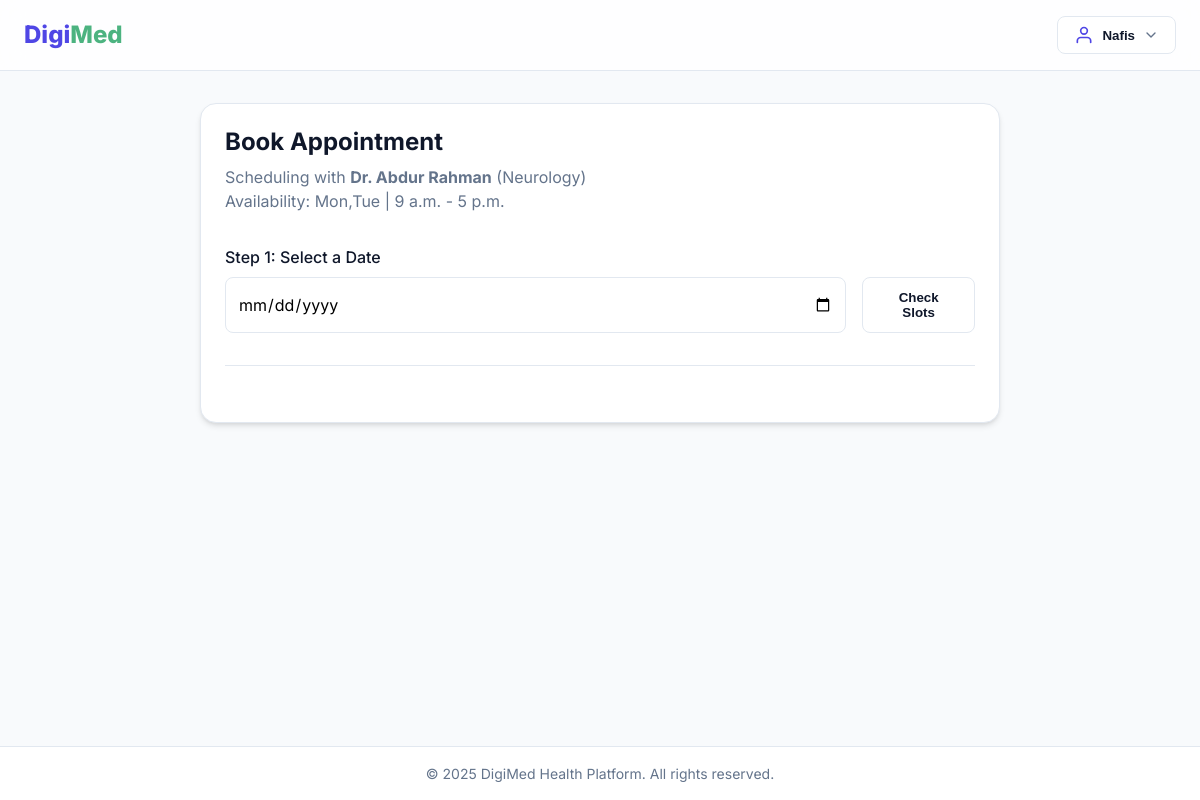
The app's page /auth/book/24/ (signed in) with its own data.
### users/models.py (models this page shows, shortened)
class User(AbstractUser):
    IS_PATIENT = 'patient'
    IS_DOCTOR = 'doctor'
    IS_ADMIN = 'admin'
    ROLE_CHOICES = [
        (IS_PATIENT, 'Patient'),
        (IS_DOCTOR, 'Doctor'),
        (IS_ADMIN, 'Admin'),
    ]
    role = models.CharField(max_length=10, choices=ROLE_CHOICES, default=IS_PATIENT)
    def is_doctor(self):
        return self.role == self.IS_DOCTOR
    def is_patient(self):
        return self.role == self.IS_PATIENT

class DoctorProfile(models.Model):
    user = models.OneToOneField(User, on_delete=models.CASCADE, related_name='doctor_profile')
    specialization = models.ForeignKey(Specialization, on_delete=models.SET_NULL, null=True)
    bio = models.TextField(blank=True)
    profile_picture = models.ImageField(upload_to='doctors/', blank=True, null=True)
    is_verified = models.BooleanField(default=False)
    start_time = models.TimeField(default='09:00')
    end_time = models.TimeField(default='17:00')
    working_days = models.CharField(max_length=100, default='Mon,Tue,Wed,Thu,Fri', help_text="Comma-separated days (e.g. Mon,Tue)")

class Specialization(models.Model):
    name = models.CharField(max_length=100)
    description = models.TextField(blank=True)
    def __str__(self):
        return self.name

### users/views.py (the view, shortened to what this page needs)
# urls.py: path('book/<int:doctor_id>/', views.book_appointment, name='book_appointment'),
@login_required
def book_appointment(request, doctor_id):
    if not request.user.is_patient():
        return redirect('home')
    try:
        doctor_user = User.objects.get(pk=doctor_id)
        doctor_profile = doctor_user.doctor_profile
    except User.DoesNotExist:
        return redirect('patient_dashboard')
    slots = []
    selected_date = request.GET.get('date')
    return render(request, 'users/book_appointment.html', {
        'doctor': doctor_user,
        'profile': doctor_profile,
        'slots': slots,
        'selected_date': selected_date
    })

### templates/users/book_appointment.html (shortened to what this page needs)
{% extends 'base.html' %}
{% block content %}
<div style="max-width: 800px; margin: 0 auto;">
    <div class="card">
        <h2 style="margin-bottom: 0.5rem;">Book Appointment</h2>
        <p style="margin-bottom: 2rem; color: var(--text-muted);">
            Scheduling with <strong>Dr. {{ doctor.first_name }} {{ doctor.last_name }}</strong> ({{ profile.specialization }})
            <br>
            Availability: {{ profile.working_days }} | {{ profile.start_time }} - {{ profile.end_time }}
        </p>
        <form method="get" id="dateForm"
            style="margin-bottom: 2rem; padding-bottom: 2rem; border-bottom: 1px solid var(--border);">
            <label class="form-label">Step 1: Select a Date</label>
            <div style="display: flex; gap: 1rem;">
                <input type="date" name="date" class="form-control" value="{{ selected_date }}" required
                    min="{% now 'Y-m-d' %}" onchange="this.form.submit()">
                <button type="submit" class="btn btn-secondary">Check Slots</button>
            </div>
        </form>
    </div>
</div>
{% endblock %}

### templates/base.html (shortened to what this page needs)
{% load static %}
<!DOCTYPE html>
<html lang="en">
<head>
    <link rel="stylesheet" href="{% static 'css/style.css' %}">
</head>
<body>
    <nav class="navbar">
        <div class="container nav-content">
            <a href="{% url 'home' %}" class="nav-brand">
                <span class="brand-digi">Digi</span><span class="brand-med">Med</span>
            </a>
            <div class="nav-links">
                {% if user.is_authenticated %}
                <div class="user-dropdown">
                    <button class="user-dropdown-btn" onclick="toggleUserDropdown()">
                        <svg class="user-icon" xmlns="http://www.w3.org/2000/svg" width="20" height="20"
                            viewBox="0 0 24 24" fill="none" stroke="currentColor" stroke-width="2"
                            stroke-linecap="round" stroke-linejoin="round">
                            <path d="M20 21v-2a4 4 0 0 0-4-4H8a4 4 0 0 0-4 4v2"></path>
                            <circle cx="12" cy="7" r="4"></circle>
                        </svg>
                        <span>{{ user.first_name|default:user.username }}</span>
                        <svg class="dropdown-arrow" xmlns="http://www.w3.org/2000/svg" width="16" height="16"
                            viewBox="0 0 24 24" fill="none" stroke="currentColor" stroke-width="2"
                            stroke-linecap="round" stroke-linejoin="round">
                            <polyline points="6 9 12 15 18 9"></polyline>
                        </svg>
                    </button>
                </div>
                {% endif %}
            </div>
        </div>
    </nav>
    <main class="container" style="padding-top: 2rem; padding-bottom: 2rem;">
        {% block content %}
        {% endblock %}
    </main>
    <footer
        style="background: var(--surface); border-top: 1px solid var(--border); padding: 1rem 0; text-align: center; color: var(--text-muted); font-size: 0.875rem;">
        <div class="container">
            <p>&copy; {% now "Y" %} DigiMed Health Platform. All rights reserved.</p>
        </div>
    </footer>
</body>
</html>

### static/css/style.css (style rules this page uses)
:root { --primary: #4f46e5; --primary-hover: #4338ca; --secondary: #0ea5e9; --accent: #f43f5e; --background: #f8fafc; --surface: #ffffff; --text-main: #0f172a; --text-muted: #64748b; --border: #e2e8f0; --radius-sm: 0.375rem; --radius-md: 0.5rem; --radius-lg: 1rem; --shadow-sm: 0 1px 2px 0 rgb(0 0 0 / 0.05); --shadow-md: 0 4px 6px -1px rgb(0 0 0 / 0.1), 0 2px 4px -2px rgb(0 0 0 / 0.1); --shadow-lg: 0 10px 15px -3px rgb(0 0 0 / 0.1), 0 4px 6px -4px rgb(0 0 0 / 0.1); --font-heading: 'Inter', sans-serif; --font-body: 'Inter', sans-serif; }
* { box-sizing: border-box; margin: 0; padding: 0; }
body { font-family: var(--font-body); background-color: var(--background); color: var(--text-main); line-height: 1.5; -webkit-font-smoothing: antialiased; min-height: 100vh; display: flex; flex-direction: column; }
main { flex: 1; }
h1, h2, h3, h4, h5, h6 { font-family: var(--font-heading); font-weight: 700; line-height: 1.2; margin-bottom: 1rem; color: var(--text-main); }
a { color: var(--primary); text-decoration: none; transition: color 0.2s; }
.container { width: 100%; max-width: 1280px; margin: 0 auto; padding: 0 1.5rem; }
.btn { display: inline-flex; align-items: center; justify-content: center; padding: 0.75rem 1.5rem; border-radius: var(--radius-md); font-weight: 600; cursor: pointer; transition: all 0.2s; border: none; }
.btn-secondary { background: white; border: 1px solid var(--border); color: var(--text-main); }
.card { background: var(--surface); border-radius: var(--radius-lg); padding: 1.5rem; box-shadow: var(--shadow-md); border: 1px solid var(--border); transition: translate 0.2s, box-shadow 0.2s; }
.form-label { display: block; margin-bottom: 0.5rem; font-weight: 500; color: var(--text-main); }
.form-control { width: 100%; padding: 0.75rem; border: 1px solid var(--border); border-radius: var(--radius-md); font-family: inherit; font-size: 1rem; transition: border-color 0.2s ring 0.2s; }
.navbar { background: rgba(255, 255, 255, 0.8); backdrop-filter: blur(12px); border-bottom: 1px solid var(--border); position: sticky; top: 0; z-index: 100; padding: 1rem 0; }
.nav-content { display: flex; justify-content: space-between; align-items: center; width: 100%; }
.nav-brand { font-size: 1.5rem; font-weight: 800; text-decoration: none; display: flex; }
.brand-digi { color: var(--primary); }
.brand-med { color: #4CB380; }
.nav-links { display: flex; gap: 1.5rem; align-items: center; }
.user-dropdown { position: relative; }
.user-dropdown-btn { display: flex; align-items: center; gap: 0.5rem; padding: 0.5rem 1rem; background: var(--surface); border: 1px solid var(--border); border-radius: var(--radius-md); cursor: pointer; font-weight: 600; color: var(--text-main); transition: all 0.2s; }
.user-icon { color: var(--primary); }
.dropdown-arrow { color: var(--text-muted); transition: transform 0.2s; }

### records on screen
User: first_name "Nafis"
User: first_name "Abdur", last_name "Rahman"
DoctorProfile: specialization "Neurology", working_days "Mon,Tue", start_time "9 a.m.", end_time "5 p.m."
